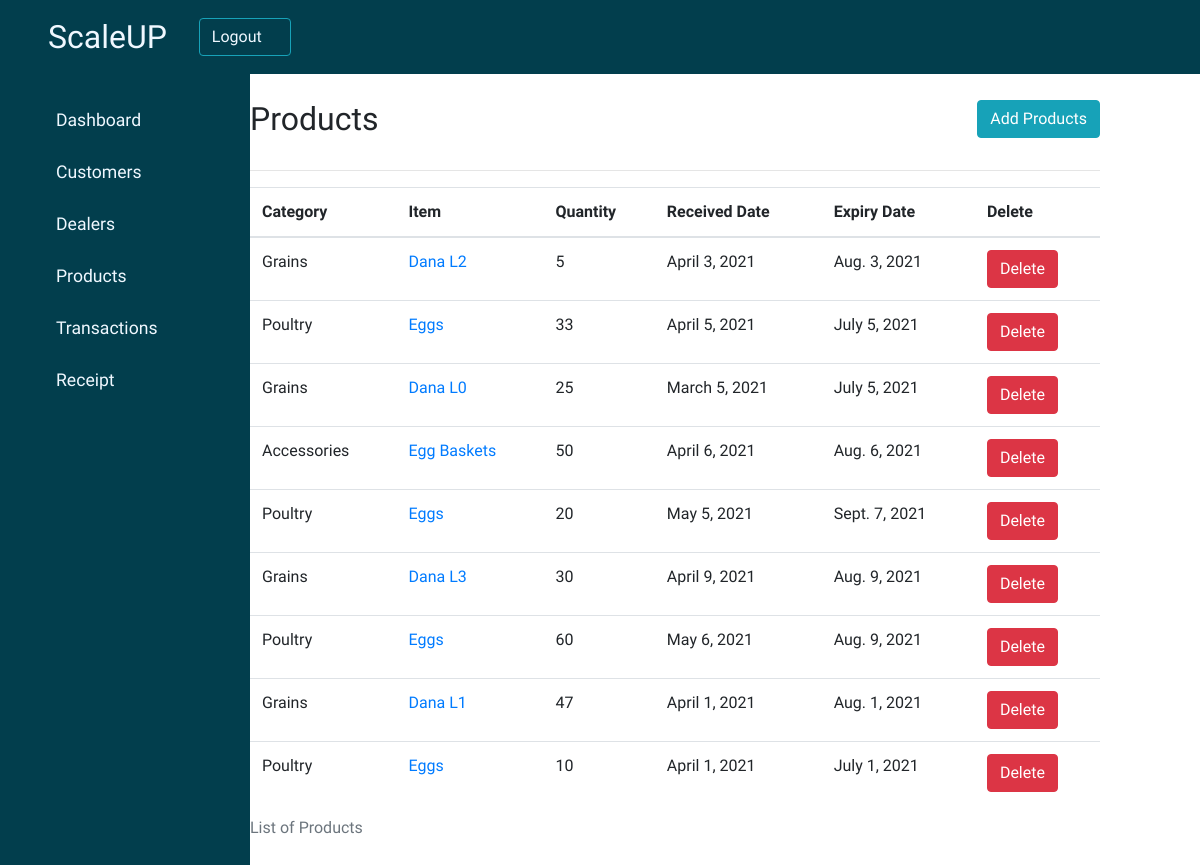
/products/, run on an earlier commit of the app's database.
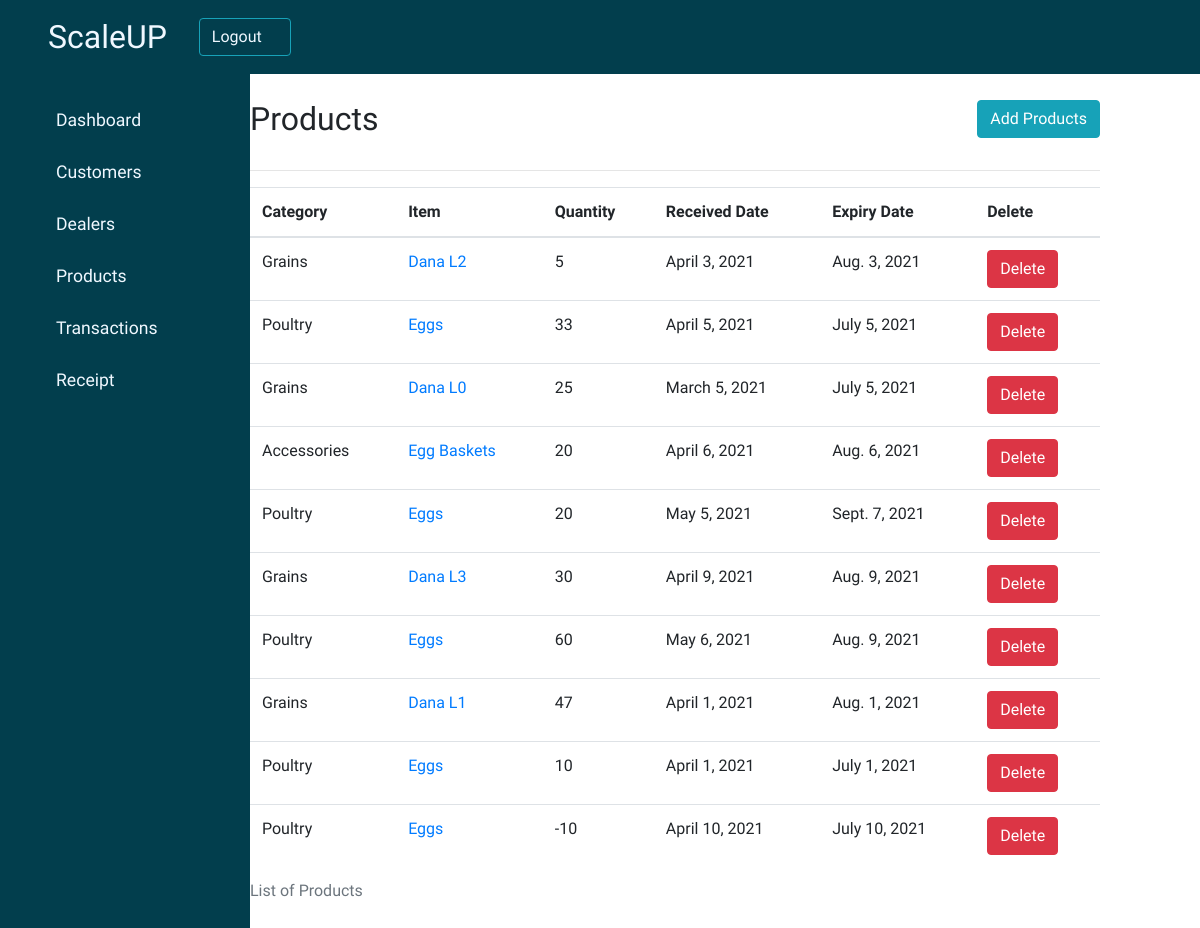
And on a later commit of the database.
### productmanagement/models.py (models this page shows, shortened)
class Products(models.Model):
        item_name = models.CharField(max_length=50, blank=True, null=True)
        category = models.CharField(max_length=50, blank=True, null=True)
        quantity = models.IntegerField(default='0', blank=True, null=True)
        rate = models.FloatField(blank=False,null=False)
        amount = models.FloatField(blank=False,null=False)
        receive_quantity = models.IntegerField(default='0', blank=True, null=True)
        received_date = models.DateField(blank=True, null=True)
        expiry_date = models.DateField(blank=True, null=True)
        dealer = models.ManyToManyField(Dealers, blank=True, null=True)
        customer = models.ManyToManyField(Customer, blank=True, null=True)
        issue_quantity = models.IntegerField(default='0', blank=True, null=True)
        reorder_level = models.IntegerField(default='0', blank=True, null=True)
        last_updated = models.DateField(auto_now_add=False, auto_now=True)

### productmanagement/views.py (the view)
# urls.py: path('products/', views.display_products, name="index"),
def display_products(request):
    products = Products.objects.all()
    context = {'products':products}
    return render(request, 'product_list.htm', context)

### productmanagement/templates/product_list.htm
{% extends "customer_management/base.htm"%}
{% block content %}
        <div class="main-content" style="padding-left: 15%;">
            <header class="header">
                <div class="header-title">
                    <h2>
                        <label>
                            Products
                        </label>
                    </h2>
                    <div>
                        <a href="{% url 'productmanagement:create' %}">
                            <button type="button" class="btn btn-info">
                                <span class="glyphicon glyphicon-pencil">Add Products</span>
                            </button>
                        </a>
                    </div>
                </div>
                <hr>
            </header>
            <div class="table-responsive">
                <table id="myTable" class="table table-hover" >
                    <caption>List of Products</caption>
                    <thead>
                        <tr>
                            <th id="col">Category</th>
                            <th id="col">Item</th>
                            <th scope="col">Quantity</th>
                            <th scope="col">Received Date</th>
                            <th scope="col">Expiry Date</th>
                            <th scope="col">Delete</th>
                        </tr>
                    </thead>
                    <tbody>
                        {% for products in products %}
                        <tr>
                            <td>{{products.category}}</td>
                            <td><a href="{% url 'productmanagement:detail' products.id%}">{{products.item_name}}</a></td>
                            <td>{{products.quantity}}</td>
                            <td>{{products.received_date}}</td>
                            <td>{{products.expiry_date}}</td>
                            <td>
                                <a href="{% url 'productmanagement:delete' products.id %}">
                                    <button type="button" class="btn btn-danger">
                                        <span class="glyphicon glyphicon-trash">Delete</span>
                                    </button>
                                </a>
                            </td>
                        </tr>
                        {% endfor %}
                    </tbody>
                </table>
            </div>
        </div>
{% endblock %}

What changed in the data, as far as the page shows it:
changed Products "Accessories": quantity "50" → "20"
added Products: category "Poultry", item_name "Eggs", quantity "-10", received_date "April 10, 2021", expiry_date "July 10, 2021"
